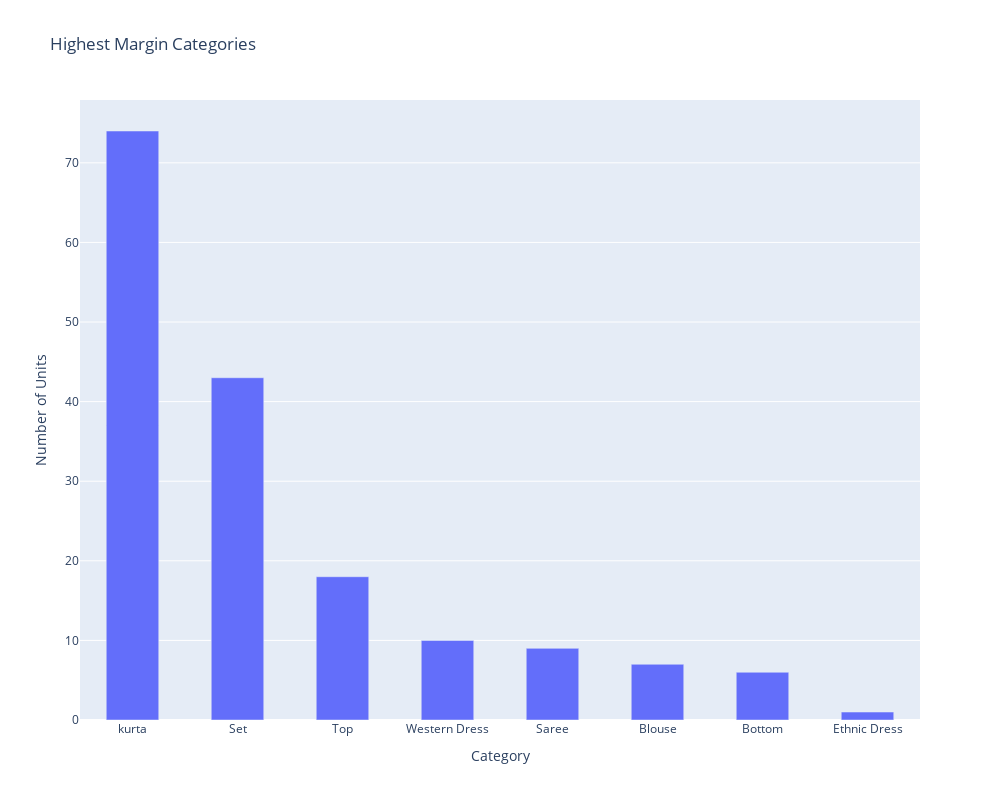

Notebook source saved alongside this figure:
### Code cell
category_counts = amazon_high_margin['category'].value_counts().sort_values(ascending=False)
category_df = category_counts.reset_index()
category_df.columns = ['category', 'count']

fig_1 = px.bar(category_df, x='category', y='count',
               title='Highest Margin Categories',
               labels={"category": "Category", "count": "Number of Units"})

fig_1.update_layout(width=1000, height=800)
fig_1.update_traces(width=0.5) 

fig_1.show()

### Figure 1 — Plotly figure (JSON) as saved in the notebook; plotly's stock layout.template omitted (floating-point values rounded to 4 significant figures)
{"data": [{"alignmentgroup": "True", "hovertemplate": "Category=%{x}<br>Number of Units=%{y}<extra></extra>", "legendgroup": "", "marker": {"color": "#636efa", "pattern": {"shape": ""}}, "name": "", "offsetgroup": "", "orientation": "v", "showlegend": false, "textposition": "auto", "type": "bar", "width": 0.5, "x": ["kurta", "Set", "Top", "Western Dress", "Saree", "Blouse", "Bottom", "Ethnic Dress"], "xaxis": "x", "y": [74, 43, 18, 10, 9, 7, 6, 1], "yaxis": "y"}], "layout": {"barmode": "relative", "height": 800, "legend": {"tracegroupgap": 0}, "title": {"text": "Highest Margin Categories"}, "width": 1000, "xaxis": {"anchor": "y", "domain": [0, 1], "title": {"text": "Category"}}, "yaxis": {"anchor": "x", "domain": [0, 1], "title": {"text": "Number of Units"}}}}
